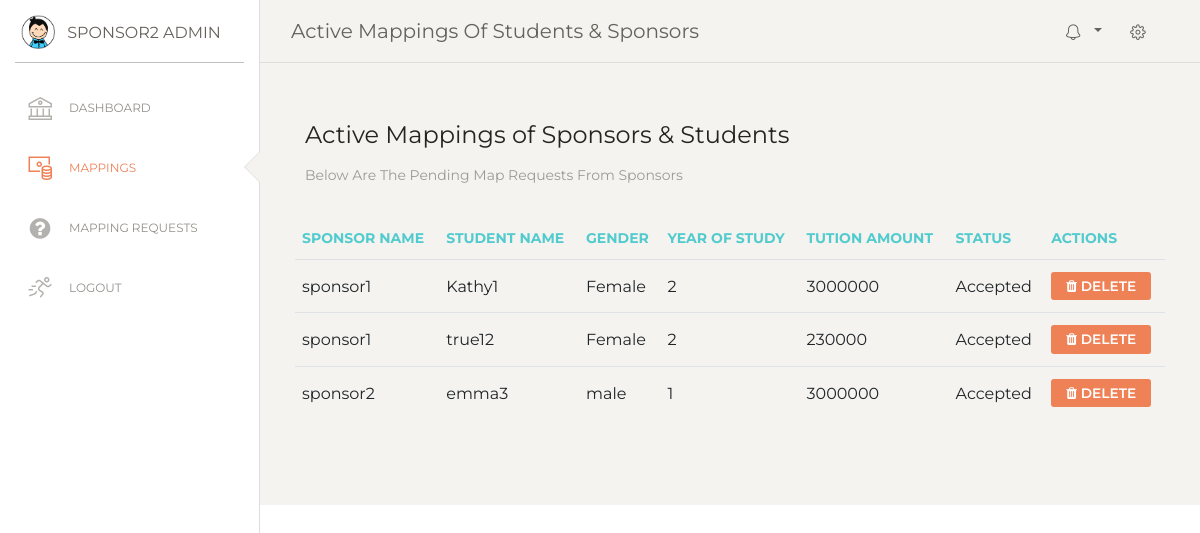
/my_admin/admin_mappings/ (signed in), run on the app's committed database.
### u_educ_site/models.py (models this page shows, shortened)
class Mappings(models.Model):
    STATUS = (
        ('Pending', 'Pending'),
        ('Accepted', 'Accepted'),
        ('Rejected', 'Rejected'),
    )
    sponsor = models.ForeignKey(User, on_delete=models.CASCADE)
    studentFullName = models.CharField(max_length=500)
    studentEmail = models.EmailField()
    studentGender = models.TextField(max_length=15, blank=True)
    yearOfStudy = models.CharField(max_length=10, blank=True)
    tuitionAmountPerSemester = models.CharField(max_length=20, blank=True)
    status = models.CharField(max_length=200, null=True, choices=STATUS)

### u_educ_site/views.py (the view)
# urls.py: path('my_admin/admin_mappings/', views.adminMappings, name='admin_mappings'),
def adminMappings(request):
    active_mappings = Mappings.objects.filter(status='Accepted')
    context = {
        'active_mappings': active_mappings,
        'page_title': 'Active Mappings of Students & Sponsors',
    }
    return render(request, 'my_admin/admin_mapping.html', context)

### templates/my_admin/admin_mapping.html
{% extends 'my_admin/admin_base.html' %}
{% load static %}
{% block content %}
<div class="main-panel">
    <div class="content">
        <div class="row">
          <div class="col-md-12">
            <div class="card card-plain">
              <div class="card-header">
                <h4 class="card-title"> Active Mappings of Sponsors & Students</h4>
                <p class="card-category"> Below are the pending map requests from sponsors</p>
              </div>
              <div class="card-body">
                <div class="table-responsive">
                    <table class="table">
                        <thead class="text-primary">
                            <tr>
                                <th>Sponsor Name</th>
                                <th>Student Name</th>
                                <th>Gender</th>
                                <th>Year Of Study</th>
                                <th>Tution Amount</th>
                                <th>Status</th>
                                <th>Actions</th>
                            </tr>
                        </thead>
                        <tbody>
                            {% for mapping in active_mappings %}
                            <tr>
                                <td>{{ mapping.sponsor }}</td>
                                <td>{{ mapping.studentFullName }}</td>
                                <td>{{ mapping.studentGender }}</td>
                                <td>{{ mapping.yearOfStudy }}</td>
                                <td>{{ mapping.tuitionAmountPerSemester }}</td>
                                <td>{{ mapping.status }}</td>
                                <td>
                                    <a href="#"><button class="btn btn-danger btn-sm"><i class="fa fa-trash"></i> Delete</button></a>
                                </td>
                            </tr>
                            {% endfor %}
                        </tbody>
                    </table>
                </div>
            </div>
            </div>
          </div>
        </div>
      </div>
</div>
{% endblock %}

### templates/my_admin/admin_sidebar.html
{% load static %}
{% if request.user.role != 'Sponsor' %}
    <div class="sidebar {% if inactive_sidebar %}inactive{% endif %}" data-color="white" data-active-color="danger">
        <div class="logo">
          <a href="{% url 'admin_dashboard' %}" class="simple-text logo-mini">
            <div class="logo-image-small">
              <img src="{% static 'home/img/logo-small.png' %}">
            </div>
          </a>
          <a href="{% url 'admin_dashboard' %}" class="simple-text logo-normal">
            {{request.user}} Admin
          </a>
        </div>
        <div class="sidebar-wrapper">
          <ul class="nav">
            <li class="{% if request.resolver_match.url_name == 'admin_dashboard' %}active{% endif %}">
              <a href="{% url 'admin_dashboard' %}">
                <i class="nc-icon nc-bank"></i>
                <p>Dashboard</p>
              </a>
            </li>
            <li class="{% if request.resolver_match.url_name == 'admin_mappings' %}active{% endif %}">
              <a href="{% url 'admin_mappings' %}">
                <i class="nc-icon nc-money-coins"></i>
                <p>Mappings</p>
              </a>
            </li>
            <li class="{% if request.resolver_match.url_name == 'admin_map_requests' %}active{% endif %}">
              <a href="{% url 'admin_map_requests' %}">
                <i class="fa fa-question-circle"></i>
                <p>Mapping Requests</p>
              </a>
            </li>
            <li>
              <a href="{% url 'logout' %}">
                <i class="nc-icon nc-user-run"></i>
                <p>Logout</p>
              </a>
            </li>
          </ul>
        </div>
      </div>
{% endif %}

### data on the page
Mappings: sponsor "sponsor1", studentFullName "Kathy1", studentGender "Female", yearOfStudy "2", tuitionAmountPerSemester "3000000", status "Accepted"
Mappings: sponsor "sponsor1", studentFullName "true12", studentGender "Female", yearOfStudy "2", tuitionAmountPerSemester "230000", status "Accepted"
Mappings: sponsor "sponsor2", studentFullName "emma3", studentGender "male", yearOfStudy "1", tuitionAmountPerSemester "3000000", status "Accepted"

### other printed values
{{ page_title }} "Active Mappings Of Students & Sponsors"
{{ request.user }} "SPONSOR2"
